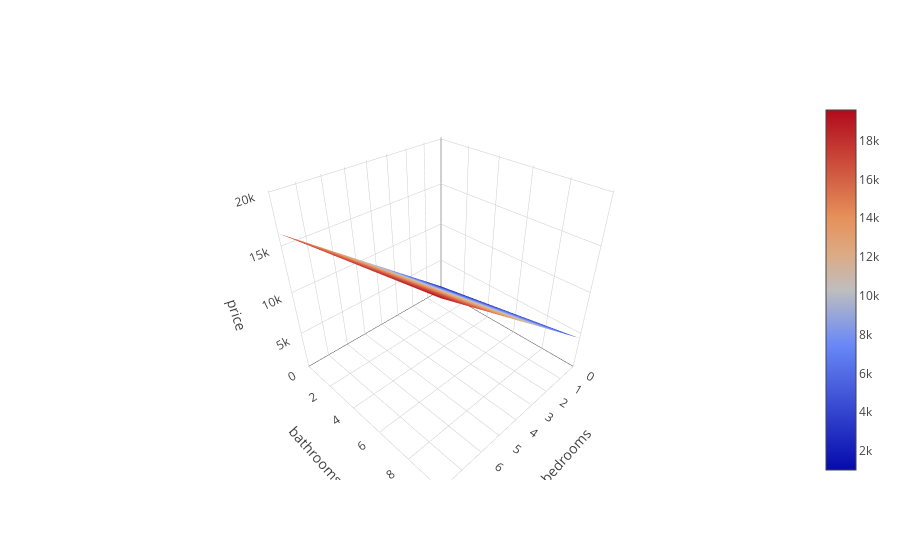

Source (notebook cell):
### Code cell
model = LinearRegression()

features = ['bedrooms','bathrooms']
target = 'price'
X = df[features]
y = df[target]

model.fit(X,y)

y_pred = model.predict(X)
viz3D(model, X, features, target)
